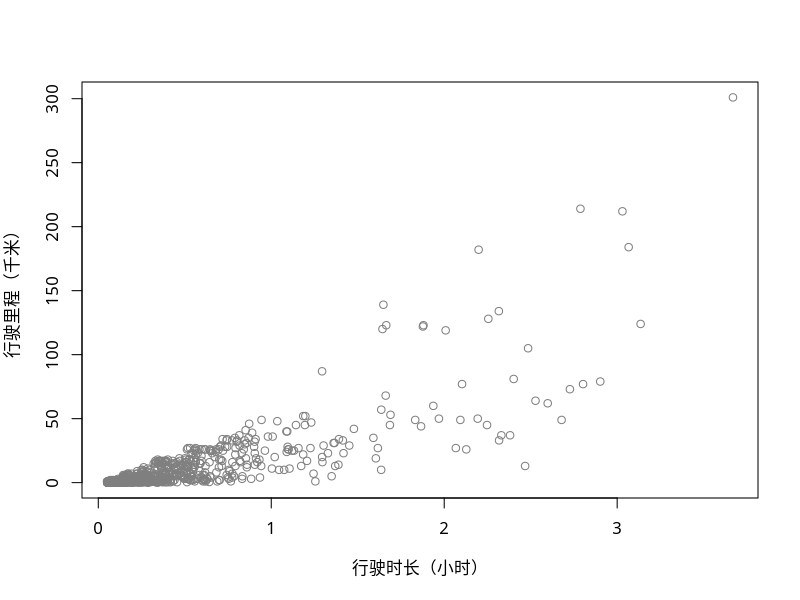
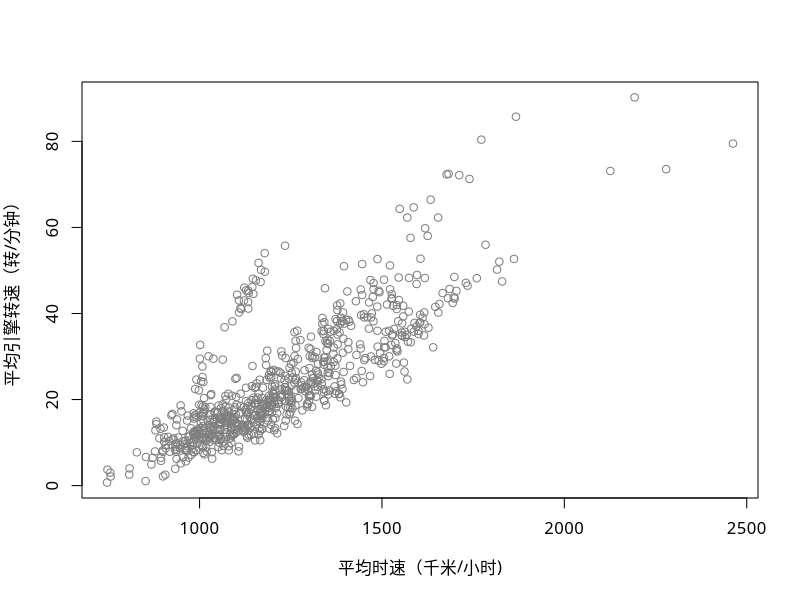
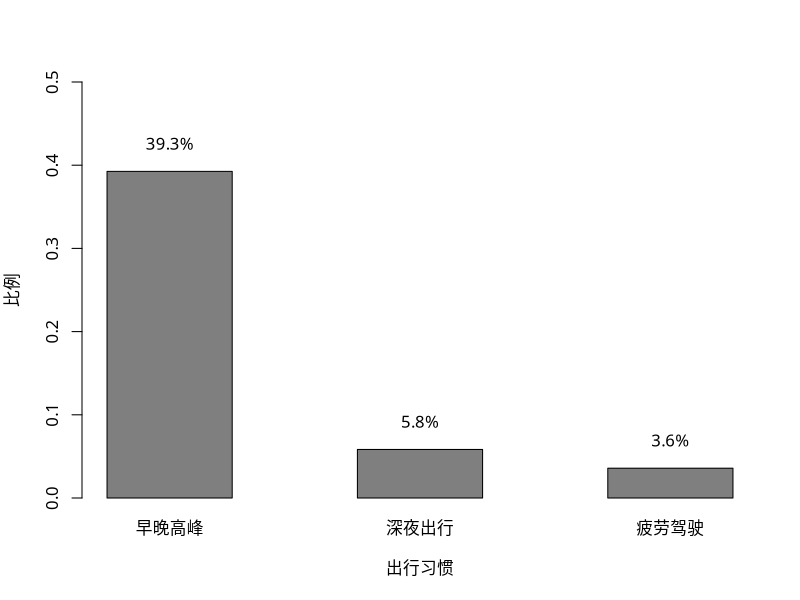
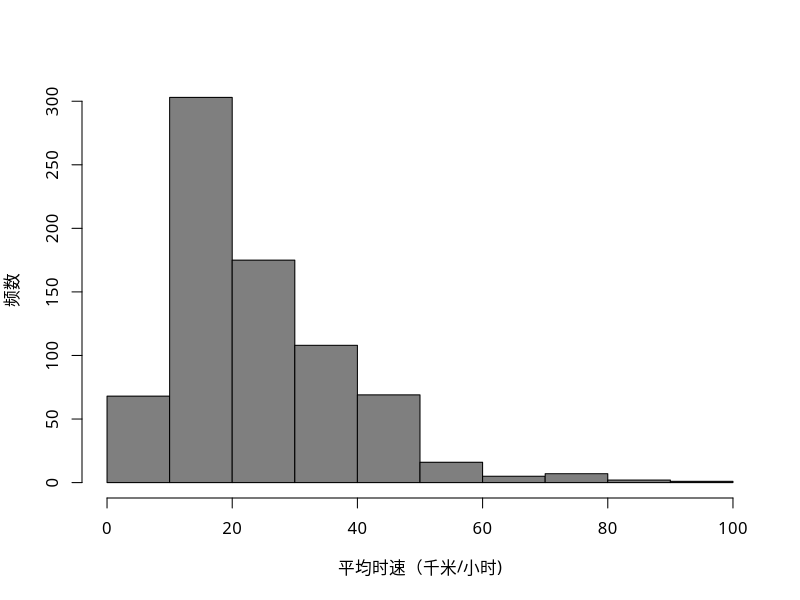
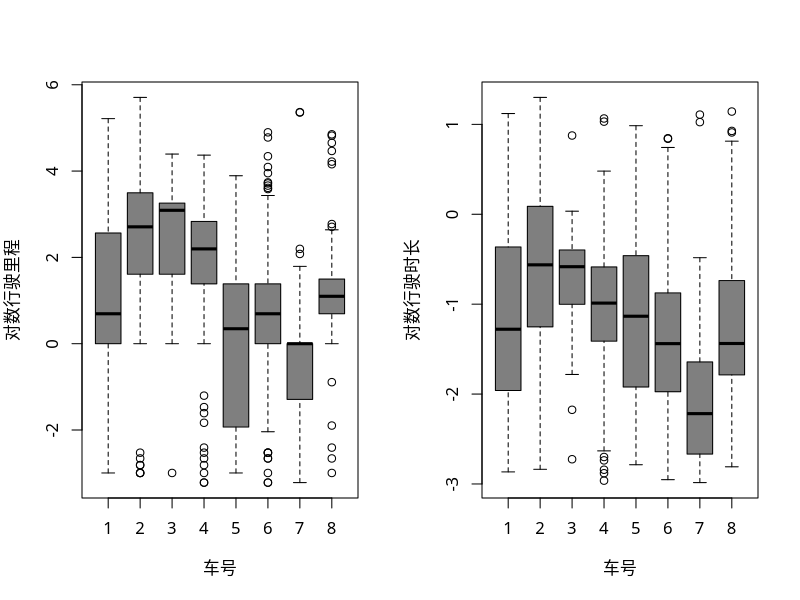
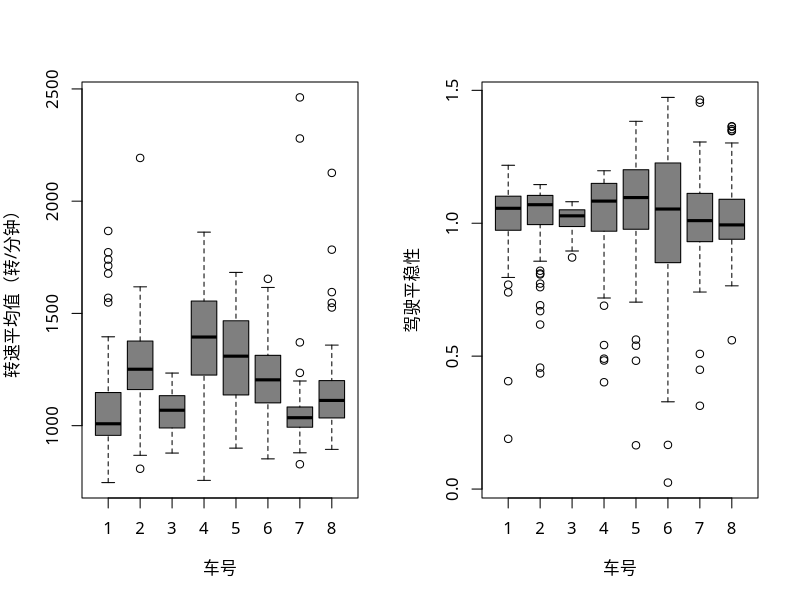
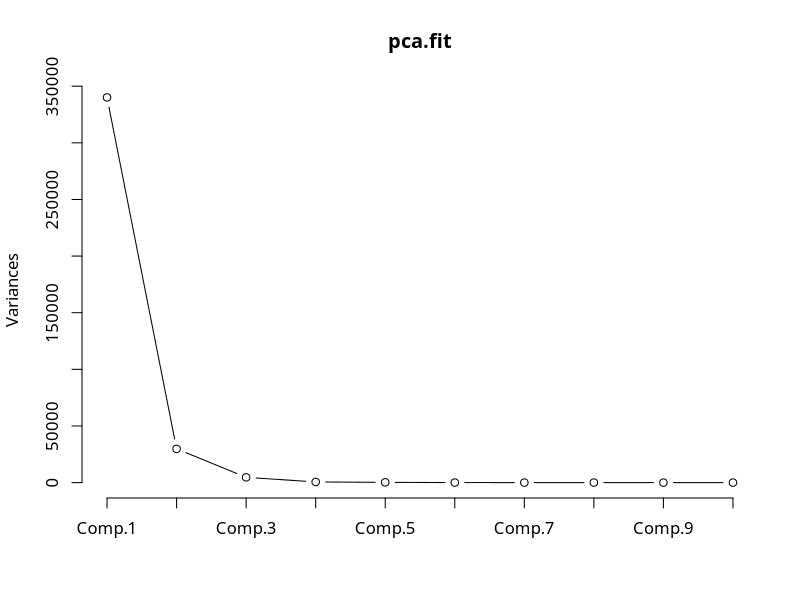

These charts were generated, in order, by the following R code: (Note: this script raises an error after producing the figures.)
mydata<-read.csv("data.csv",fileEncoding = "GBK")
head(mydata)

par(family='STKaiti')

n=dim(mydata)[1] 

col_ppt=rgb(red=127,green=127,blue=127,max=255)     #灰色
plot(mydata$行驶时长,mydata$行驶里程,col=col_ppt,xlab="行驶时长（小时）",ylab="行驶里程（千米）")
plot(mydata$转速平均值, mydata$平均时速,col=col_ppt,xlab="平均时速（千米/小时)",ylab="平均引擎转速（转/分钟）")

a1<-length(which(mydata$早晚高峰>0))/n   #早晚高峰路程占比
a2<-length(which(mydata$深夜出行>0))/n   #深夜出行路程占比
a3<-length(which(mydata$疲劳驾驶>0))/n   #疲劳驾驶路程占比
a<-cbind(a1,a2,a3)                       #获得出行习惯数据
r=barplot(a,beside=T,col=col_ppt,names=c("早晚高峰","深夜出行","疲劳驾驶"),ylim=c(0,0.5),xlab="出行习惯",ylab="比例")
mylab=paste(round(100*a,1),"%",sep="");
text(r,a+0.05,mylab,pos=1)

hist(mydata$平均时速,xlab="平均时速（千米/小时)",ylab="频数",main="",col=col_ppt)

par(mfrow=c(1,2))   #画1*2的图

boxplot(log(mydata$行驶里程)~mydata$车号,col=col_ppt,xlab="车号",ylab="对数行驶里程")
boxplot(log(mydata$行驶时长)~mydata$车号,col=col_ppt,xlab="车号",ylab="对数行驶时长")

boxplot(mydata$转速平均值~mydata$车号,col=col_ppt,xlab="车号",ylab="转速平均值（转/分钟）")
boxplot(mydata$平稳性~mydata$车号,col=col_ppt,xlab="车号",ylab="驾驶平稳性")

mydata0<-mydata[,-15]

par(mfrow=c(1,1))
pca.fit=princomp(mydata0)                      #使用princomp函数（使用特征分解办法求解主成分）
screeplot(pca.fit,type="lines")
fac.out=factpc(mydata0,3,rotation="varimax")
fac.out$Vars 
cbind(round(fac.out$loadings,3),round(fac.out$common,3))

fac.score=fac.out$scores              #获得每段路程的因子得分，每行是一个行程，每列是该行程在相应因子上的得分
colnames(fac.score)<-c("行驶速度","行驶强度","出行习惯")
set.seed(2)                           #固定随机种子
km.out<-kmeans(fac.score,7,nstart=20) #按7类进行聚类
km.out$centers  
km.out$size
km.out$cluster
mydata[which(km.out$cluster==4),][1,]
mydata[which(km.out$cluster==4),][2,]
mydata[which(km.out$cluster==4),][3,]
temp=table(mydata$车号,km.out$cluster)

temp.ratio<-apply(temp,1,function(x) x/sum(x))   #转化成比例数据，使结果更直观
par(xpd=T,mar=par()$mar+c(0,0,0,2))              #xpd=T允许图例出现在图形边缘空白处，c(0,0,0,2)将右侧边缘空白位置增大
barplot(temp.ratio,horiz=T,names=c(1:8),xlab="比例",ylab="车号",border=NA,
        col=c("#1C86EE","#FF7F00","#B5B5B5","#FFA500","gray61","#4169E1","gold2"),
        legend.text=paste("类",c(1:7),sep=""),args.legend=list(x="right",bty="n",inset=-0.15))